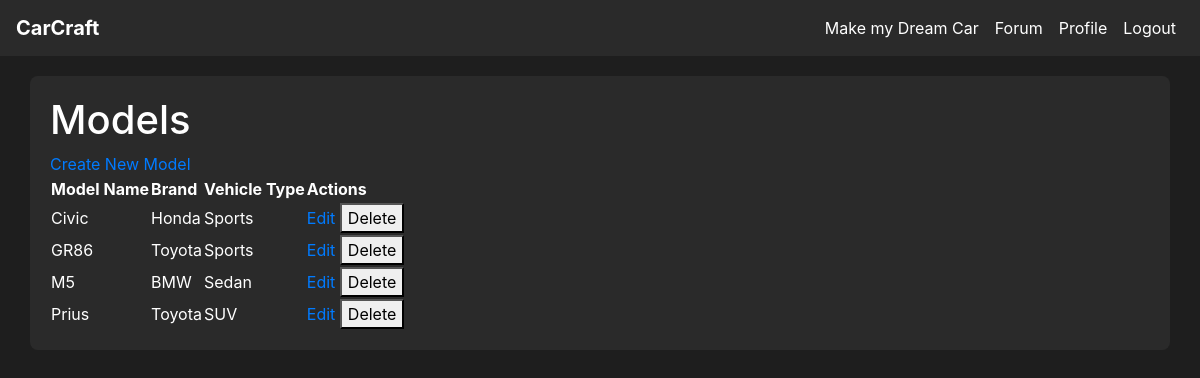
The page /models (signed in) on the database its author committed.
### tables this page shows
CREATE TABLE model (
    model_id INTEGER PRIMARY KEY AUTOINCREMENT,
    brand_id INTEGER NOT NULL,
    type_id INTEGER NOT NULL,
    name VARCHAR(100) NOT NULL,
    FOREIGN KEY (brand_id) REFERENCES brand(brand_id),
    FOREIGN KEY (type_id) REFERENCES vehicle_type(type_id)
);

CREATE TABLE brand (
    brand_id INTEGER PRIMARY KEY AUTOINCREMENT,
    name VARCHAR(20)
);

CREATE TABLE vehicle_type (
    type_id INTEGER PRIMARY KEY AUTOINCREMENT,
    name VARCHAR(20) NOT NULL
);

### app.py (the view)
@app.route('/models')
@login_required
def models():
    conn = get_db_connection()
    models = conn.execute('''
        SELECT model.model_id, model.name as model_name, brand.name as brand_name, vehicle_type.name as type_name
        FROM model
        JOIN brand ON model.brand_id = brand.brand_id
        JOIN vehicle_type ON model.type_id = vehicle_type.type_id
        ORDER BY model.name
    ''').fetchall()
    conn.close()
    return render_template('model.html', models=models)

### app.py (called while the page is built)
def get_db_connection():
    conn = sqlite3.connect(DATABASE)
    conn.row_factory = sqlite3.Row  # This enables column access by name: row['column_name']
    return conn

@login_manager.user_loader
def load_user(user_id):
    return User.get(user_id)

    @staticmethod
    def get(user_id):
        conn = get_db_connection()
        user_data = conn.execute('SELECT * FROM user WHERE user_id = ?', (user_id,)).fetchone()
        conn.close()
        if user_data:
            return User(
                user_id=user_data['user_id'],
                username=user_data['username'],
                email=user_data['email'],
                password_hash=user_data['password_hash'],
                admin=bool(user_data['admin'])
            )
        return None

### templates/model.html (shortened to what this page needs)
{% extends "base.html" %}
{% block content %}
<h1>Models</h1>
<a href="{{ url_for('create_model') }}">Create New Model</a>
<table>
    <tr>
        <th>Model Name</th>
        <th>Brand</th>
        <th>Vehicle Type</th>
        <th>Actions</th>
    </tr>
    {% for model in models %}
    <tr>
        <td>{{ model['model_name'] }}</td>
        <td>{{ model['brand_name'] }}</td>
        <td>{{ model['type_name'] }}</td>
        <td>
            <a href="{{ url_for('edit_model', model_id=model['model_id']) }}">Edit</a>
            <form action="{{ url_for('delete_model', model_id=model['model_id']) }}" method="POST" style="display:inline;">
                <button type="submit" onclick="return confirm('Are you sure?')">Delete</button>
            </form>
        </td>
    </tr>
    {% endfor %}
</table>
{% endblock %}

### static/css/style.css (style rules this page uses)
body { background-color: #1e1e1e; color: #ffffff; }
h1, h2, h3, h4, h5, h6 { color: #ffffff; }
a { color: #007bff; }

### rows shown on the page
model: model_name "Civic", brand_name "Honda", type_name "Sports"
model: model_name "GR86", brand_name "Toyota", type_name "Sports"
model: model_name "M5", brand_name "BMW", type_name "Sedan"
model: model_name "Prius", brand_name "Toyota", type_name "SUV"
